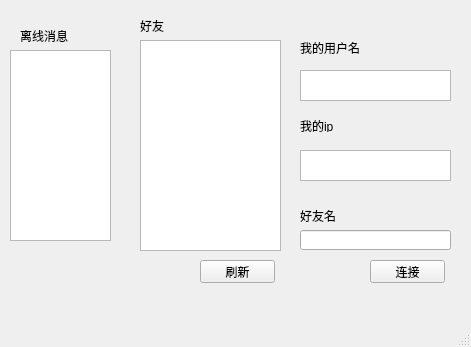
<?xml version="1.0" encoding="UTF-8"?>
<ui version="4.0">
 <class>ChatWindow</class>
 <widget class="QMainWindow" name="ChatWindow">
  <property name="geometry">
   <rect>
    <x>0</x>
    <y>0</y>
    <width>471</width>
    <height>347</height>
   </rect>
  </property>
  <property name="windowTitle">
   <string>MainWindow</string>
  </property>
  <widget class="QWidget" name="centralwidget">
   <widget class="QLabel" name="label">
    <property name="geometry">
     <rect>
      <x>140</x>
      <y>20</y>
      <width>54</width>
      <height>12</height>
     </rect>
    </property>
    <property name="text">
     <string>好友</string>
    </property>
   </widget>
   <widget class="QLabel" name="label_2">
    <property name="geometry">
     <rect>
      <x>300</x>
      <y>40</y>
      <width>61</width>
      <height>16</height>
     </rect>
    </property>
    <property name="text">
     <string>我的用户名</string>
    </property>
   </widget>
   <widget class="QLabel" name="label_3">
    <property name="geometry">
     <rect>
      <x>300</x>
      <y>120</y>
      <width>54</width>
      <height>12</height>
     </rect>
    </property>
    <property name="text">
     <string>我的ip</string>
    </property>
   </widget>
   <widget class="QTextEdit" name="userEdit">
    <property name="geometry">
     <rect>
      <x>300</x>
      <y>70</y>
      <width>151</width>
      <height>31</height>
     </rect>
    </property>
    <property name="readOnly">
     <bool>true</bool>
    </property>
   </widget>
   <widget class="QTextEdit" name="ipEdit">
    <property name="geometry">
     <rect>
      <x>300</x>
      <y>150</y>
      <width>151</width>
      <height>31</height>
     </rect>
    </property>
    <property name="readOnly">
     <bool>true</bool>
    </property>
   </widget>
   <widget class="QPushButton" name="flushButton">
    <property name="geometry">
     <rect>
      <x>200</x>
      <y>260</y>
      <width>75</width>
      <height>23</height>
     </rect>
    </property>
    <property name="text">
     <string>刷新</string>
    </property>
   </widget>
   <widget class="QListWidget" name="listWidget">
    <property name="geometry">
     <rect>
      <x>140</x>
      <y>40</y>
      <width>141</width>
      <height>211</height>
     </rect>
    </property>
   </widget>
   <widget class="QPushButton" name="p2pButton">
    <property name="geometry">
     <rect>
      <x>370</x>
      <y>260</y>
      <width>75</width>
      <height>23</height>
     </rect>
    </property>
    <property name="text">
     <string>连接</string>
    </property>
   </widget>
   <widget class="QLabel" name="label_4">
    <property name="geometry">
     <rect>
      <x>300</x>
      <y>210</y>
      <width>54</width>
      <height>12</height>
     </rect>
    </property>
    <property name="text">
     <string>好友名</string>
    </property>
   </widget>
   <widget class="QLineEdit" name="nameEdit">
    <property name="geometry">
     <rect>
      <x>300</x>
      <y>230</y>
      <width>151</width>
      <height>20</height>
     </rect>
    </property>
   </widget>
   <widget class="QTextBrowser" name="textBrowser">
    <property name="geometry">
     <rect>
      <x>10</x>
      <y>50</y>
      <width>101</width>
      <height>191</height>
     </rect>
    </property>
   </widget>
   <widget class="QLabel" name="label_5">
    <property name="geometry">
     <rect>
      <x>20</x>
      <y>30</y>
      <width>54</width>
      <height>12</height>
     </rect>
    </property>
    <property name="text">
     <string>离线消息</string>
    </property>
   </widget>
  </widget>
  <widget class="QMenuBar" name="menubar">
   <property name="geometry">
    <rect>
     <x>0</x>
     <y>0</y>
     <width>471</width>
     <height>23</height>
    </rect>
   </property>
  </widget>
  <widget class="QStatusBar" name="statusbar"/>
 </widget>
 <resources/>
 <connections/>
</ui>
